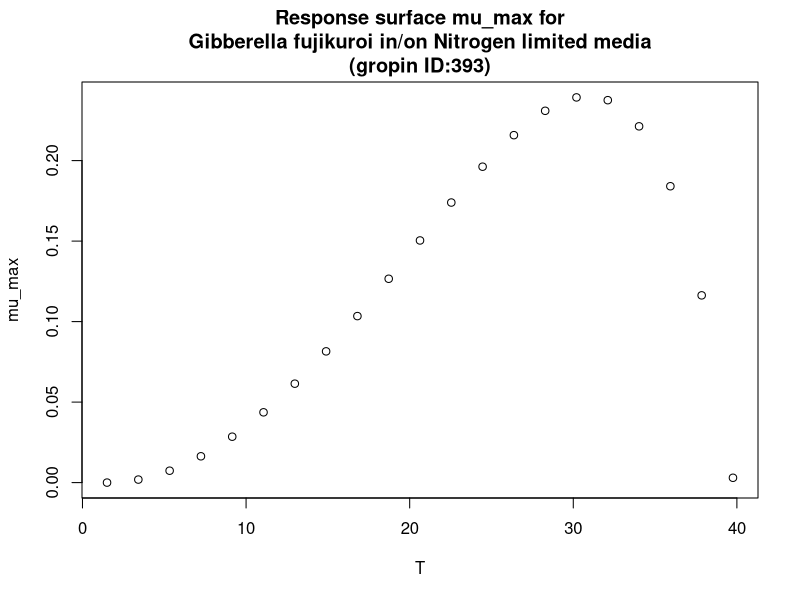

The R script that drew this image:
#############################
# start of Parameter script
#############################
T <- seq(1.5015,39.7602397602398,length.out=21)
#############################
# end of Parameter script
#############################
############################# 
# start of Model script Gropin ID 393 
#############################
 
# constant coefficients for this model
 
variables <- data.frame(T)
argumentsPar <- expand.grid(variables)
 
# heart of the model
response_surface <- function(T) {
   mumax <-(2.4*(10^-1)*(T-39.8)*((T-1.5)^2))/((30.9-1.5)*((30.9-1.5)*(T-30.9)-(30.9-39.8)*(30.9+1.5-2*T)))

return(mumax=mumax)
} 

# output parameters
mumax <- cbind(argumentsPar,response_surface(argumentsPar['T']))
colnames(mumax) <- c(colnames(argumentsPar),'mumax')
#############################
# End of Model script
#############################
############################# 
# start of Visualisation script Gropin ID 393 
#############################
plot(T,mumax$mumax,
                          xlab='T',
                          ylab='mu_max',main='Response surface mu_max for
Gibberella fujikuroi in/on Nitrogen limited media
(gropin ID:393)')
#############################
# End of Visualisation script
#############################
